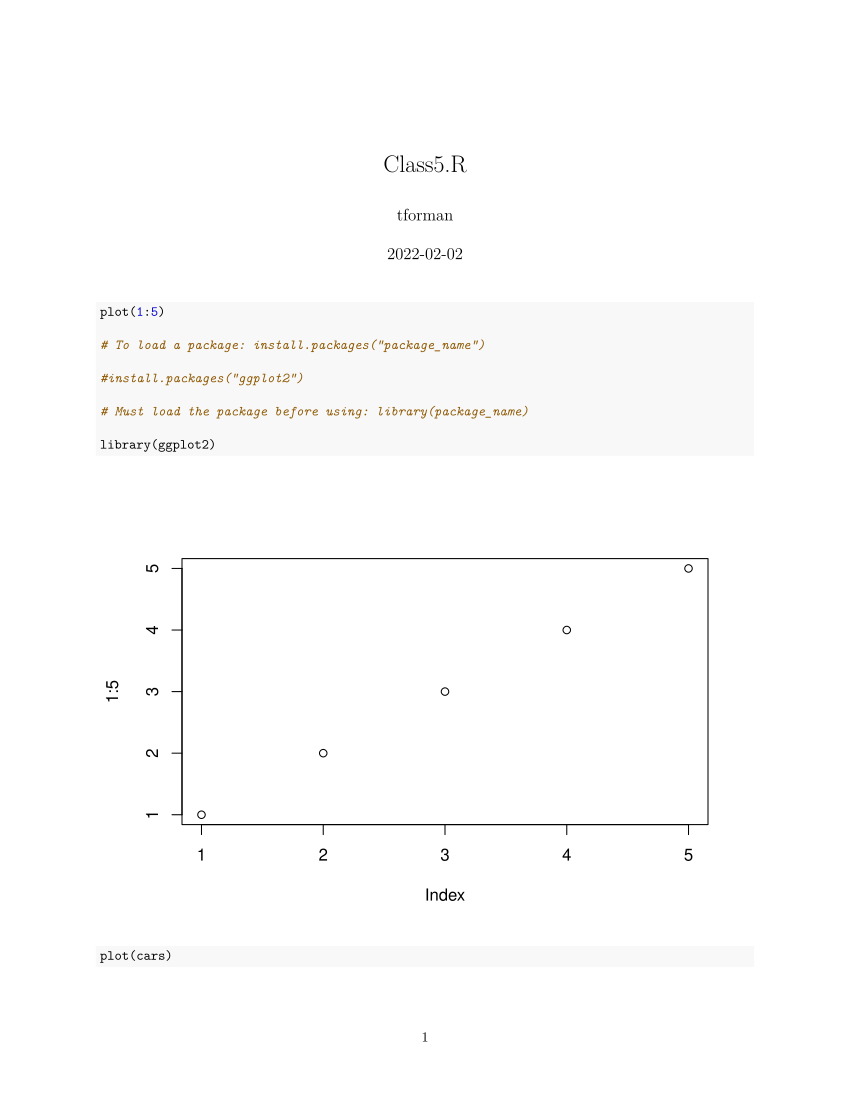

Generate this figure with R:
plot(1:5)

# To load a package: install.packages("package_name")

#install.packages("ggplot2")

# Must load the package before using: library(package_name)

library(ggplot2)

plot(cars)

# Every ggplot has at least 3 layers
# data + aes(thetics) + geom(etries)

ggplot(data=cars) + aes(x=speed, y=dist) + geom_point()

# Change the color of the points

#ggplot(data=cars) + aes(x=speed, y=dist) + geom_point(col="blue")

carplot <- ggplot(data=cars) + aes(x=speed, y=dist) + geom_point(col="blue")

carplot + geom_smooth(method="lm")

carplot + labs(title="Speed Over Distance")

carplot + labs(title="Speed and Stopping Distances of Cars",
               x="Speed (MPH)", 
               y="Stopping Distance (ft)",
               subtitle = "More Relevant Information if I Had Some",
               caption="Dataset: 'cars' preloaded in RStudio") +
  geom_smooth(method="lm", se=FALSE) +
  theme_bw()

# RNA-Seq plot

url <- "https://bioboot.github.io/bimm143_S20/class-material/up_down_expression.txt"
genes <- read.delim(url)
head(genes)
nrow(genes)
ncol(genes)
colnames(genes)
table(genes$State)
round( table(genes$State)/nrow(genes) * 100, 2 )
ggplot(genes) + aes(x=Condition1, y=Condition2) + geom_point()
ggplot(genes) + aes(x=Condition1, y=Condition2, col=State) + geom_point()
reg_plot <- ggplot(genes) + 
  aes(x=Condition1, y=Condition2, col=State) +
  geom_point()
reg_plot + scale_colour_manual( values=c("blue","gray","red") )
reg_plot + scale_colour_manual(values=c("blue","gray","red")) +
  labs(title="Gene Expresion Changes Upon Drug Treatment",
       x="Control (no drug) ",
       y="Drug Treatment")
reg_plot2 <- ggplot(genes) + 
  aes(x=Condition1, y=Condition2, col=State) +
  geom_point(alpha = 0.4)
reg_plot2 + scale_colour_manual(values=c("blue","gray","red")) +
  labs(title="Gene Expresion Changes Upon Drug Treatment",
       x="Control (no drug) ",
       y="Drug Treatment")
